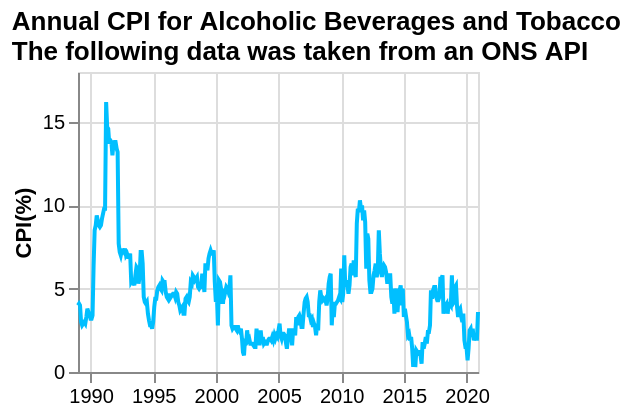

Describe this chart as a Vega-Lite specification.
### Vega-Lite specification from a JSON file in a GitHub repository (floating-point values rounded to 4 significant figures; data arrays with more than 128 entries replaced by an {"elided": "..."} marker saying what was removed)
{"$schema": "https://vega.github.io/schema/vega-lite/v5.json", "title": {"text": "Annual CPI for Alcoholic Beverages and Tobacco", "subtitle": "The following data was taken from an ONS API", "subtitleFontStyle": "Ubuntu", "anchor": "start", "color": "black"}, "data": {"values": {"elided": "405 records"}}, "height": 150, "width": 200, "mark": {"type": "line", "color": "#00BFFF", "strokeWidth": 2, "opacity": 1}, "transform": [{"filter": "datum.year>minYear"}, {"filter": "datum.year<maxYear"}], "params": [{"name": "minYear", "value": 1980, "bind": {"input": "range", "min": 1980, "max": 2021, "step": 1, "name": "Start year:"}}, {"name": "maxYear", "value": 2021, "bind": {"input": "range", "min": 1980, "max": 2021, "step": 1, "name": "End year:"}}], "encoding": {"x": {"field": "date", "type": "temporal", "axis": {"labelAngle": 0}, "title": ""}, "y": {"field": "value", "type": "quantitative", "title": "CPI(%)"}}}
